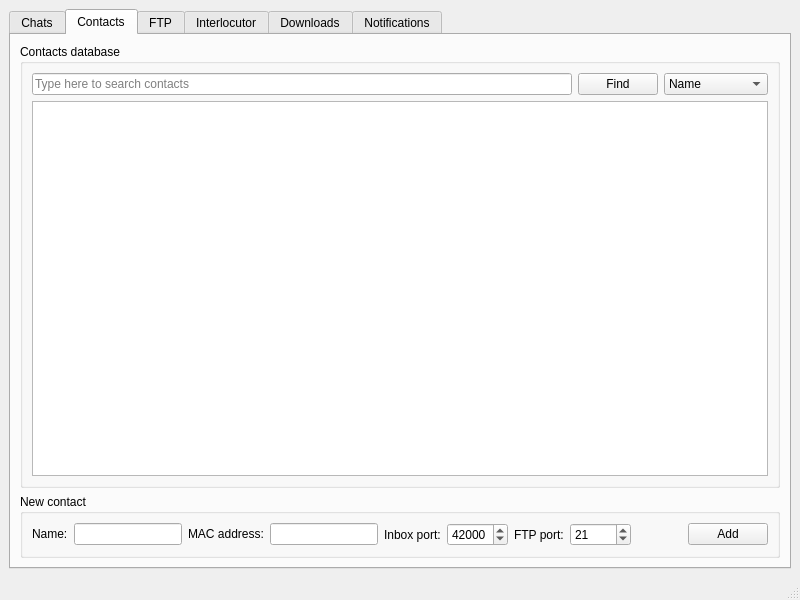
<?xml version="1.0" encoding="UTF-8"?>
<ui version="4.0">
 <class>HotlineMainWindow</class>
 <widget class="QMainWindow" name="HotlineMainWindow">
  <property name="geometry">
   <rect>
    <x>0</x>
    <y>0</y>
    <width>800</width>
    <height>600</height>
   </rect>
  </property>
  <property name="windowTitle">
   <string>Hotline</string>
  </property>
  <widget class="QWidget" name="centralwidget">
   <layout class="QVBoxLayout" name="verticalLayout">
    <item>
     <widget class="QTabWidget" name="tabWidget">
      <property name="currentIndex">
       <number>1</number>
      </property>
      <widget class="QWidget" name="tabChats">
       <attribute name="title">
        <string>Chats</string>
       </attribute>
       <layout class="QVBoxLayout" name="verticalLayout_26">
        <item>
         <layout class="QHBoxLayout" name="horizontalLayout_16">
          <item>
           <widget class="QGroupBox" name="conversationsGroupBox">
            <property name="sizePolicy">
             <sizepolicy hsizetype="Fixed" vsizetype="Preferred">
              <horstretch>0</horstretch>
              <verstretch>0</verstretch>
             </sizepolicy>
            </property>
            <property name="minimumSize">
             <size>
              <width>221</width>
              <height>0</height>
             </size>
            </property>
            <property name="maximumSize">
             <size>
              <width>221</width>
              <height>16777215</height>
             </size>
            </property>
            <property name="title">
             <string>Conversations</string>
            </property>
            <layout class="QVBoxLayout" name="verticalLayout_23">
             <item>
              <layout class="QVBoxLayout" name="verticalLayout_21">
               <item>
                <widget class="QTableWidget" name="conversationsTableWidget"/>
               </item>
               <item>
                <layout class="QHBoxLayout" name="horizontalLayout_12">
                 <item>
                  <spacer name="horizontalSpacer_4">
                   <property name="orientation">
                    <enum>Qt::Horizontal</enum>
                   </property>
                   <property name="sizeHint" stdset="0">
                    <size>
                     <width>40</width>
                     <height>20</height>
                    </size>
                   </property>
                  </spacer>
                 </item>
                 <item>
                  <widget class="QPushButton" name="newChatPushButton">
                   <property name="text">
                    <string>New chat</string>
                   </property>
                  </widget>
                 </item>
                </layout>
               </item>
              </layout>
             </item>
            </layout>
           </widget>
          </item>
          <item>
           <widget class="QGroupBox" name="chatGroupBox">
            <property name="title">
             <string>A_Username</string>
            </property>
            <layout class="QVBoxLayout" name="verticalLayout_25">
             <item>
              <layout class="QVBoxLayout" name="verticalLayout_24">
               <item>
                <layout class="QHBoxLayout" name="horizontalLayout_14">
                 <item>
                  <spacer name="horizontalSpacer_5">
                   <property name="orientation">
                    <enum>Qt::Horizontal</enum>
                   </property>
                   <property name="sizeHint" stdset="0">
                    <size>
                     <width>40</width>
                     <height>20</height>
                    </size>
                   </property>
                  </spacer>
                 </item>
                 <item>
                  <layout class="QHBoxLayout" name="horizontalLayout_13">
                   <item>
                    <widget class="QPushButton" name="chatMateFilesPushButton">
                     <property name="text">
                      <string>Files</string>
                     </property>
                    </widget>
                   </item>
                   <item>
                    <widget class="QPushButton" name="chatMateAddToContactsPushButton">
                     <property name="text">
                      <string>Add to contacts</string>
                     </property>
                    </widget>
                   </item>
                  </layout>
                 </item>
                </layout>
               </item>
               <item>
                <widget class="QTextEdit" name="textEdit"/>
               </item>
               <item>
                <layout class="QHBoxLayout" name="horizontalLayout_15">
                 <item>
                  <widget class="QLineEdit" name="messageLineEdit">
                   <property name="placeholderText">
                    <string>Type your message here</string>
                   </property>
                  </widget>
                 </item>
                 <item>
                  <widget class="QPushButton" name="sendMessagePushButton">
                   <property name="text">
                    <string>Send</string>
                   </property>
                  </widget>
                 </item>
                </layout>
               </item>
              </layout>
             </item>
            </layout>
           </widget>
          </item>
         </layout>
        </item>
       </layout>
      </widget>
      <widget class="QWidget" name="tabContacts">
       <attribute name="title">
        <string>Contacts</string>
       </attribute>
       <layout class="QVBoxLayout" name="verticalLayout_29">
        <item>
         <layout class="QVBoxLayout" name="verticalLayout_28">
          <item>
           <widget class="QGroupBox" name="contactsDbGroupBox">
            <property name="title">
             <string>Contacts database</string>
            </property>
            <layout class="QVBoxLayout" name="verticalLayout_27">
             <item>
              <layout class="QVBoxLayout" name="verticalLayout_3">
               <item>
                <layout class="QHBoxLayout" name="horizontalLayout">
                 <item>
                  <widget class="QLineEdit" name="searchContactLineEdit">
                   <property name="placeholderText">
                    <string>Type here to search contacts</string>
                   </property>
                  </widget>
                 </item>
                 <item>
                  <widget class="QPushButton" name="findContactPushButton">
                   <property name="text">
                    <string>Find</string>
                   </property>
                  </widget>
                 </item>
                 <item>
                  <widget class="QComboBox" name="searchContactCriteriaComboBox">
                   <item>
                    <property name="text">
                     <string>Name</string>
                    </property>
                   </item>
                   <item>
                    <property name="text">
                     <string>MAC address</string>
                    </property>
                   </item>
                  </widget>
                 </item>
                </layout>
               </item>
               <item>
                <widget class="QTableWidget" name="contactsTableWidget"/>
               </item>
              </layout>
             </item>
            </layout>
           </widget>
          </item>
          <item>
           <widget class="QGroupBox" name="newContactGroupBox">
            <property name="title">
             <string>New contact</string>
            </property>
            <layout class="QVBoxLayout" name="verticalLayout_2">
             <item>
              <layout class="QHBoxLayout" name="horizontalLayout_3">
               <item>
                <layout class="QHBoxLayout" name="horizontalLayout_2">
                 <item>
                  <layout class="QFormLayout" name="formLayout">
                   <item row="0" column="0">
                    <widget class="QLabel" name="nameLabel">
                     <property name="text">
                      <string>Name:</string>
                     </property>
                    </widget>
                   </item>
                   <item row="0" column="1">
                    <widget class="QLineEdit" name="newContactNameLineEdit"/>
                   </item>
                  </layout>
                 </item>
                 <item>
                  <layout class="QFormLayout" name="formLayout_2">
                   <item row="0" column="0">
                    <widget class="QLabel" name="macAddressLabel">
                     <property name="text">
                      <string>MAC address:</string>
                     </property>
                    </widget>
                   </item>
                   <item row="0" column="1">
                    <widget class="QLineEdit" name="newContactMacAddressLineEdit"/>
                   </item>
                  </layout>
                 </item>
                 <item>
                  <layout class="QFormLayout" name="formLayout_3">
                   <item row="0" column="0">
                    <widget class="QLabel" name="inboxPortLabel">
                     <property name="text">
                      <string>Inbox port:</string>
                     </property>
                    </widget>
                   </item>
                   <item row="0" column="1">
                    <widget class="QSpinBox" name="newContactInboxPortSpinBox">
                     <property name="maximum">
                      <number>65535</number>
                     </property>
                     <property name="value">
                      <number>42000</number>
                     </property>
                    </widget>
                   </item>
                  </layout>
                 </item>
                 <item>
                  <layout class="QFormLayout" name="formLayout_4">
                   <item row="0" column="0">
                    <widget class="QLabel" name="fTPPortLabel">
                     <property name="text">
                      <string>FTP port:</string>
                     </property>
                    </widget>
                   </item>
                   <item row="0" column="1">
                    <widget class="QSpinBox" name="newContactFtpPortSpinBox">
                     <property name="maximum">
                      <number>65535</number>
                     </property>
                     <property name="value">
                      <number>21</number>
                     </property>
                    </widget>
                   </item>
                  </layout>
                 </item>
                </layout>
               </item>
               <item>
                <spacer name="horizontalSpacer">
                 <property name="orientation">
                  <enum>Qt::Horizontal</enum>
                 </property>
                 <property name="sizeHint" stdset="0">
                  <size>
                   <width>13</width>
                   <height>20</height>
                  </size>
                 </property>
                </spacer>
               </item>
               <item>
                <widget class="QPushButton" name="addNewContactPushButton">
                 <property name="text">
                  <string>Add</string>
                 </property>
                </widget>
               </item>
              </layout>
             </item>
            </layout>
           </widget>
          </item>
         </layout>
        </item>
       </layout>
      </widget>
      <widget class="QWidget" name="tabFTP">
       <attribute name="title">
        <string>FTP</string>
       </attribute>
       <layout class="QVBoxLayout" name="verticalLayout_31">
        <item>
         <layout class="QHBoxLayout" name="horizontalLayout_5">
          <item>
           <layout class="QVBoxLayout" name="verticalLayout_19">
            <item>
             <widget class="QGroupBox" name="ftpServerConfigGroupBox">
              <property name="sizePolicy">
               <sizepolicy hsizetype="Fixed" vsizetype="Preferred">
                <horstretch>0</horstretch>
                <verstretch>0</verstretch>
               </sizepolicy>
              </property>
              <property name="minimumSize">
               <size>
                <width>254</width>
                <height>0</height>
               </size>
              </property>
              <property name="maximumSize">
               <size>
                <width>254</width>
                <height>16777215</height>
               </size>
              </property>
              <property name="title">
               <string>FTP server configuration</string>
              </property>
              <layout class="QVBoxLayout" name="verticalLayout_5">
               <item>
                <layout class="QFormLayout" name="formLayout_5">
                 <item row="0" column="0">
                  <widget class="QLabel" name="iPAddressLabel">
                   <property name="text">
                    <string>IP address:</string>
                   </property>
                  </widget>
                 </item>
                 <item row="0" column="1">
                  <widget class="QLineEdit" name="ftpIpAddressLineEdit">
                   <property name="sizePolicy">
                    <sizepolicy hsizetype="Fixed" vsizetype="Fixed">
                     <horstretch>0</horstretch>
                     <verstretch>0</verstretch>
                    </sizepolicy>
                   </property>
                   <property name="minimumSize">
                    <size>
                     <width>110</width>
                     <height>0</height>
                    </size>
                   </property>
                   <property name="maximumSize">
                    <size>
                     <width>110</width>
                     <height>16777215</height>
                    </size>
                   </property>
                   <property name="text">
                    <string/>
                   </property>
                   <property name="alignment">
                    <set>Qt::AlignLeading|Qt::AlignLeft|Qt::AlignVCenter</set>
                   </property>
                  </widget>
                 </item>
                 <item row="1" column="0">
                  <widget class="QLabel" name="portLabel">
                   <property name="text">
                    <string>Port:</string>
                   </property>
                  </widget>
                 </item>
                 <item row="1" column="1">
                  <widget class="QSpinBox" name="ftpPortSpinBox">
                   <property name="sizePolicy">
                    <sizepolicy hsizetype="Fixed" vsizetype="Fixed">
                     <horstretch>0</horstretch>
                     <verstretch>0</verstretch>
                    </sizepolicy>
                   </property>
                   <property name="minimumSize">
                    <size>
                     <width>110</width>
                     <height>0</height>
                    </size>
                   </property>
                   <property name="maximum">
                    <number>65535</number>
                   </property>
                   <property name="value">
                    <number>21</number>
                   </property>
                  </widget>
                 </item>
                 <item row="2" column="0">
                  <widget class="QLabel" name="maxConnectionsLabel">
                   <property name="text">
                    <string>Max connections:</string>
                   </property>
                  </widget>
                 </item>
                 <item row="2" column="1">
                  <widget class="QSpinBox" name="ftpMaxConnectionsSpinBox">
                   <property name="sizePolicy">
                    <sizepolicy hsizetype="Fixed" vsizetype="Fixed">
                     <horstretch>0</horstretch>
                     <verstretch>0</verstretch>
                    </sizepolicy>
                   </property>
                   <property name="minimumSize">
                    <size>
                     <width>110</width>
                     <height>0</height>
                    </size>
                   </property>
                   <property name="minimum">
                    <number>1</number>
                   </property>
                   <property name="maximum">
                    <number>20</number>
                   </property>
                   <property name="value">
                    <number>5</number>
                   </property>
                  </widget>
                 </item>
                 <item row="3" column="0">
                  <widget class="QLabel" name="maxConnectionsPerIPLabel">
                   <property name="text">
                    <string>Max connections per IP:</string>
                   </property>
                  </widget>
                 </item>
                 <item row="3" column="1">
                  <widget class="QSpinBox" name="ftpMaxConnectionsPerIPSpinBox">
                   <property name="sizePolicy">
                    <sizepolicy hsizetype="Fixed" vsizetype="Fixed">
                     <horstretch>0</horstretch>
                     <verstretch>0</verstretch>
                    </sizepolicy>
                   </property>
                   <property name="minimumSize">
                    <size>
                     <width>110</width>
                     <height>0</height>
                    </size>
                   </property>
                   <property name="minimum">
                    <number>1</number>
                   </property>
                   <property name="maximum">
                    <number>5</number>
                   </property>
                   <property name="value">
                    <number>1</number>
                   </property>
                  </widget>
                 </item>
                 <item row="4" column="0">
                  <widget class="QLabel" name="folderLabel">
                   <property name="text">
                    <string>Folder:</string>
                   </property>
                  </widget>
                 </item>
                 <item row="4" column="1">
                  <widget class="QLineEdit" name="ftpFolderLineEdit">
                   <property name="sizePolicy">
                    <sizepolicy hsizetype="Fixed" vsizetype="Fixed">
                     <horstretch>0</horstretch>
                     <verstretch>0</verstretch>
                    </sizepolicy>
                   </property>
                   <property name="minimumSize">
                    <size>
                     <width>110</width>
                     <height>0</height>
                    </size>
                   </property>
                   <property name="maximumSize">
                    <size>
                     <width>110</width>
                     <height>16777215</height>
                    </size>
                   </property>
                  </widget>
                 </item>
                </layout>
               </item>
              </layout>
             </widget>
            </item>
            <item>
             <widget class="QGroupBox" name="groupBox_7">
              <property name="sizePolicy">
               <sizepolicy hsizetype="Fixed" vsizetype="Preferred">
                <horstretch>0</horstretch>
                <verstretch>0</verstretch>
               </sizepolicy>
              </property>
              <property name="minimumSize">
               <size>
                <width>254</width>
                <height>0</height>
               </size>
              </property>
              <property name="maximumSize">
               <size>
                <width>254</width>
                <height>16777215</height>
               </size>
              </property>
              <property name="title">
               <string>Banner</string>
              </property>
              <layout class="QVBoxLayout" name="verticalLayout_15">
               <item>
                <widget class="QPlainTextEdit" name="ftpBannerPlainTextEdit">
                 <property name="sizePolicy">
                  <sizepolicy hsizetype="Preferred" vsizetype="Expanding">
                   <horstretch>0</horstretch>
                   <verstretch>0</verstretch>
                  </sizepolicy>
                 </property>
                 <property name="minimumSize">
                  <size>
                   <width>234</width>
                   <height>0</height>
                  </size>
                 </property>
                 <property name="maximumSize">
                  <size>
                   <width>234</width>
                   <height>16777215</height>
                  </size>
                 </property>
                 <property name="plainText">
                  <string/>
                 </property>
                 <property name="placeholderText">
                  <string>Type here a creative banner message :)</string>
                 </property>
                </widget>
               </item>
              </layout>
             </widget>
            </item>
            <item>
             <spacer name="verticalSpacer_2">
              <property name="orientation">
               <enum>Qt::Vertical</enum>
              </property>
              <property name="sizeHint" stdset="0">
               <size>
                <width>248</width>
                <height>15</height>
               </size>
              </property>
             </spacer>
            </item>
            <item>
             <widget class="QGroupBox" name="groupBox_8">
              <property name="sizePolicy">
               <sizepolicy hsizetype="Fixed" vsizetype="Preferred">
                <horstretch>0</horstretch>
                <verstretch>0</verstretch>
               </sizepolicy>
              </property>
              <property name="minimumSize">
               <size>
                <width>254</width>
                <height>0</height>
               </size>
              </property>
              <property name="maximumSize">
               <size>
                <width>254</width>
                <height>16777215</height>
               </size>
              </property>
              <property name="title">
               <string>Options</string>
              </property>
              <layout class="QVBoxLayout" name="verticalLayout_16">
               <item>
                <layout class="QVBoxLayout" name="verticalLayout_4">
                 <item>
                  <layout class="QHBoxLayout" name="horizontalLayout_4">
                   <item>
                    <spacer name="horizontalSpacer_2">
                     <property name="orientation">
                      <enum>Qt::Horizontal</enum>
                     </property>
                     <property name="sizeType">
                      <enum>QSizePolicy::Fixed</enum>
                     </property>
                     <property name="sizeHint" stdset="0">
                      <size>
                       <width>80</width>
                       <height>20</height>
                      </size>
                     </property>
                    </spacer>
                   </item>
                   <item>
                    <widget class="QPushButton" name="ftpStartPushButton">
                     <property name="text">
                      <string>Start</string>
                     </property>
                    </widget>
                   </item>
                   <item>
                    <widget class="QPushButton" name="ftpShutdownPushButton">
                     <property name="text">
                      <string>Shutdown</string>
                     </property>
                    </widget>
                   </item>
                  </layout>
                 </item>
                </layout>
               </item>
              </layout>
             </widget>
            </item>
           </layout>
          </item>
          <item>
           <layout class="QVBoxLayout" name="verticalLayout_20">
            <item>
             <widget class="QGroupBox" name="groupBox_9">
              <property name="title">
               <string>Connected users</string>
              </property>
              <layout class="QVBoxLayout" name="verticalLayout_17">
               <item>
                <widget class="QTableWidget" name="ftpConnectedUsersTableWidget"/>
               </item>
              </layout>
             </widget>
            </item>
            <item>
             <widget class="QGroupBox" name="groupBox_10">
              <property name="title">
               <string>Files</string>
              </property>
              <layout class="QVBoxLayout" name="verticalLayout_18">
               <item>
                <widget class="QTableWidget" name="ftpFilesTableWidget"/>
               </item>
              </layout>
             </widget>
            </item>
           </layout>
          </item>
         </layout>
        </item>
       </layout>
      </widget>
      <widget class="QWidget" name="tabInterlocutor">
       <attribute name="title">
        <string>Interlocutor</string>
       </attribute>
       <layout class="QVBoxLayout" name="verticalLayout_30">
        <item>
         <layout class="QHBoxLayout" name="horizontalLayout_9">
          <item>
           <layout class="QVBoxLayout" name="verticalLayout_22">
            <item>
             <widget class="QGroupBox" name="groupBox">
              <property name="sizePolicy">
               <sizepolicy hsizetype="Fixed" vsizetype="Preferred">
                <horstretch>0</horstretch>
                <verstretch>0</verstretch>
               </sizepolicy>
              </property>
              <property name="minimumSize">
               <size>
                <width>220</width>
                <height>0</height>
               </size>
              </property>
              <property name="maximumSize">
               <size>
                <width>220</width>
                <height>16777215</height>
               </size>
              </property>
              <property name="title">
               <string>Server information</string>
              </property>
              <layout class="QHBoxLayout" name="horizontalLayout_6">
               <item>
                <layout class="QFormLayout" name="formLayout_6">
                 <item row="0" column="0">
                  <widget class="QLabel" name="iPAddressLabel_2">
                   <property name="text">
                    <string>IP address:</string>
                   </property>
                  </widget>
                 </item>
                 <item row="0" column="1">
                  <widget class="QLineEdit" name="interIpAddressLineEdit">
                   <property name="text">
                    <string/>
                   </property>
                  </widget>
                 </item>
                 <item row="1" column="0">
                  <widget class="QLabel" name="portLabel_2">
                   <property name="text">
                    <string>Port:</string>
                   </property>
                  </widget>
                 </item>
                 <item row="1" column="1">
                  <widget class="QSpinBox" name="interPortSpinBox">
                   <property name="maximum">
                    <number>65535</number>
                   </property>
                   <property name="value">
                    <number>42000</number>
                   </property>
                  </widget>
                 </item>
                 <item row="2" column="0">
                  <widget class="QLabel" name="passwordLabel">
                   <property name="text">
                    <string>Password:           </string>
                   </property>
                  </widget>
                 </item>
                 <item row="2" column="1">
                  <widget class="QLineEdit" name="interPasswordLineEdit">
                   <property name="text">
                    <string/>
                   </property>
                  </widget>
                 </item>
                </layout>
               </item>
              </layout>
             </widget>
            </item>
            <item>
             <widget class="QGroupBox" name="groupBox_2">
              <property name="sizePolicy">
               <sizepolicy hsizetype="Fixed" vsizetype="Preferred">
                <horstretch>0</horstretch>
                <verstretch>0</verstretch>
               </sizepolicy>
              </property>
              <property name="minimumSize">
               <size>
                <width>220</width>
                <height>0</height>
               </size>
              </property>
              <property name="maximumSize">
               <size>
                <width>220</width>
                <height>16777215</height>
               </size>
              </property>
              <property name="title">
               <string>My contact information</string>
              </property>
              <layout class="QVBoxLayout" name="verticalLayout_6">
               <item>
                <layout class="QFormLayout" name="formLayout_7">
                 <item row="0" column="0">
                  <widget class="QLabel" name="nameLabel_2">
                   <property name="text">
                    <string>Name:</string>
                   </property>
                  </widget>
                 </item>
                 <item row="0" column="1">
                  <widget class="QLineEdit" name="myContactInfoNameLineEdit">
                   <property name="text">
                    <string/>
                   </property>
                  </widget>
                 </item>
                 <item row="1" column="0">
                  <widget class="QLabel" name="iPLabel">
                   <property name="text">
                    <string>IP address:</string>
                   </property>
                  </widget>
                 </item>
                 <item row="1" column="1">
                  <widget class="QLineEdit" name="myContactInfoIpAddressLineEdit"/>
                 </item>
                 <item row="3" column="0">
                  <widget class="QLabel" name="mACAddressLabel">
                   <property name="text">
                    <string>MAC address:</string>
                   </property>
                  </widget>
                 </item>
                 <item row="3" column="1">
                  <widget class="QLineEdit" name="myContactInfoMacAddressLineEdit">
                   <property name="text">
                    <string/>
                   </property>
                  </widget>
                 </item>
                 <item row="4" column="0">
                  <widget class="QLabel" name="onlyByMACLabel">
                   <property name="text">
                    <string>Get only by MAC:</string>
                   </property>
                  </widget>
                 </item>
                 <item row="4" column="1">
                  <widget class="QCheckBox" name="myContactInfoGetOnlyByMacCheckBox"/>
                 </item>
                 <item row="2" column="0">
                  <widget class="QLabel" name="inboxPortLabel_2">
                   <property name="text">
                    <string>Inbox port:</string>
                   </property>
                  </widget>
                 </item>
                 <item row="2" column="1">
                  <widget class="QSpinBox" name="myContactInfoInboxPortSpinBox">
                   <property name="maximum">
                    <number>65535</number>
                   </property>
                   <property name="value">
                    <number>42000</number>
                   </property>
                  </widget>
                 </item>
                </layout>
               </item>
              </layout>
             </widget>
            </item>
            <item>
             <spacer name="verticalSpacer">
              <property name="orientation">
               <enum>Qt::Vertical</enum>
              </property>
              <property name="sizeHint" stdset="0">
               <size>
                <width>20</width>
                <height>40</height>
               </size>
              </property>
             </spacer>
            </item>
            <item>
             <widget class="QGroupBox" name="groupBox_11">
              <property name="sizePolicy">
               <sizepolicy hsizetype="Fixed" vsizetype="Preferred">
                <horstretch>0</horstretch>
                <verstretch>0</verstretch>
               </sizepolicy>
              </property>
              <property name="minimumSize">
               <size>
                <width>220</width>
                <height>0</height>
               </size>
              </property>
              <property name="maximumSize">
               <size>
                <width>220</width>
                <height>16777215</height>
               </size>
              </property>
              <property name="title">
               <string>Options</string>
              </property>
              <layout class="QVBoxLayout" name="verticalLayout_10">
               <item>
                <layout class="QVBoxLayout" name="verticalLayout_9">
                 <property name="sizeConstraint">
                  <enum>QLayout::SetFixedSize</enum>
                 </property>
                 <item>
                  <layout class="QHBoxLayout" name="horizontalLayout_8">
                   <item>
                    <spacer name="horizontalSpacer_3">
                     <property name="orientation">
                      <enum>Qt::Horizontal</enum>
                     </property>
                     <property name="sizeType">
                      <enum>QSizePolicy::Fixed</enum>
                     </property>
                     <property name="sizeHint" stdset="0">
                      <size>
                       <width>160</width>
                       <height>20</height>
                      </size>
                     </property>
                    </spacer>
                   </item>
                   <item>
                    <widget class="QPushButton" name="interSignUpPushButton">
                     <property name="text">
                      <string>Sign up</string>
                     </property>
                    </widget>
                   </item>
                  </layout>
                 </item>
                </layout>
               </item>
              </layout>
             </widget>
            </item>
           </layout>
          </item>
          <item>
           <widget class="QGroupBox" name="groupBox_3">
            <property name="title">
             <string>Interlocutor database</string>
            </property>
            <layout class="QVBoxLayout" name="verticalLayout_8">
             <item>
              <layout class="QVBoxLayout" name="verticalLayout_7">
               <item>
                <layout class="QHBoxLayout" name="horizontalLayout_7">
                 <item>
                  <widget class="QLineEdit" name="interSearchLineEdit">
                   <property name="placeholderText">
                    <string>Type here the name or MAC address of the user you want to get</string>
                   </property>
                  </widget>
                 </item>
                 <item>
                  <widget class="QComboBox" name="interSearchCriteriaComboBox">
                   <item>
                    <property name="text">
                     <string>Name</string>
                    </property>
                   </item>
                   <item>
                    <property name="text">
                     <string>MAC address</string>
                    </property>
                   </item>
                  </widget>
                 </item>
                 <item>
                  <widget class="QPushButton" name="interSearchPushButton">
                   <property name="text">
                    <string>Get</string>
                   </property>
                  </widget>
                 </item>
                </layout>
               </item>
               <item>
                <widget class="QTableWidget" name="interDbTableWidget"/>
               </item>
              </layout>
             </item>
            </layout>
           </widget>
          </item>
         </layout>
        </item>
       </layout>
      </widget>
      <widget class="QWidget" name="tabDownloads">
       <attribute name="title">
        <string>Downloads</string>
       </attribute>
       <layout class="QVBoxLayout" name="verticalLayout_12">
        <item>
         <widget class="QGroupBox" name="groupBox_4">
          <property name="title">
           <string>My downloads</string>
          </property>
          <layout class="QVBoxLayout" name="verticalLayout_11">
           <item>
            <widget class="QTabWidget" name="tabWidget_2">
             <property name="tabPosition">
              <enum>QTabWidget::South</enum>
             </property>
             <property name="currentIndex">
              <number>1</number>
             </property>
             <property name="tabsClosable">
              <bool>true</bool>
             </property>
             <property name="movable">
              <bool>true</bool>
             </property>
             <widget class="QWidget" name="tab_1">
              <attribute name="title">
               <string>192.168.1.70</string>
              </attribute>
             </widget>
             <widget class="QWidget" name="tab_2">
              <attribute name="title">
               <string>Tab 2</string>
              </attribute>
             </widget>
            </widget>
           </item>
          </layout>
         </widget>
        </item>
       </layout>
      </widget>
      <widget class="QWidget" name="tabNotifications">
       <attribute name="title">
        <string>Notifications</string>
       </attribute>
       <layout class="QVBoxLayout" name="verticalLayout_14">
        <item>
         <widget class="QGroupBox" name="groupBox_5">
          <property name="title">
           <string>My notifications</string>
          </property>
          <layout class="QVBoxLayout" name="verticalLayout_13">
           <item>
            <widget class="QTableWidget" name="notificationsTableWidget"/>
           </item>
          </layout>
         </widget>
        </item>
       </layout>
      </widget>
     </widget>
    </item>
   </layout>
  </widget>
  <widget class="QStatusBar" name="statusbar"/>
 </widget>
 <tabstops>
  <tabstop>newContactInboxPortSpinBox</tabstop>
  <tabstop>newContactFtpPortSpinBox</tabstop>
  <tabstop>addNewContactPushButton</tabstop>
  <tabstop>ftpIpAddressLineEdit</tabstop>
  <tabstop>ftpPortSpinBox</tabstop>
  <tabstop>ftpMaxConnectionsSpinBox</tabstop>
  <tabstop>ftpMaxConnectionsPerIPSpinBox</tabstop>
  <tabstop>ftpBannerPlainTextEdit</tabstop>
  <tabstop>ftpStartPushButton</tabstop>
  <tabstop>ftpShutdownPushButton</tabstop>
  <tabstop>interIpAddressLineEdit</tabstop>
  <tabstop>interPortSpinBox</tabstop>
  <tabstop>interPasswordLineEdit</tabstop>
  <tabstop>myContactInfoNameLineEdit</tabstop>
  <tabstop>myContactInfoIpAddressLineEdit</tabstop>
  <tabstop>myContactInfoInboxPortSpinBox</tabstop>
  <tabstop>myContactInfoMacAddressLineEdit</tabstop>
  <tabstop>myContactInfoGetOnlyByMacCheckBox</tabstop>
  <tabstop>interSignUpPushButton</tabstop>
  <tabstop>interSearchLineEdit</tabstop>
  <tabstop>interSearchPushButton</tabstop>
  <tabstop>interDbTableWidget</tabstop>
  <tabstop>searchContactLineEdit</tabstop>
  <tabstop>tabWidget</tabstop>
  <tabstop>searchContactCriteriaComboBox</tabstop>
  <tabstop>contactsTableWidget</tabstop>
  <tabstop>newContactNameLineEdit</tabstop>
  <tabstop>newContactMacAddressLineEdit</tabstop>
 </tabstops>
 <resources/>
 <connections/>
</ui>
